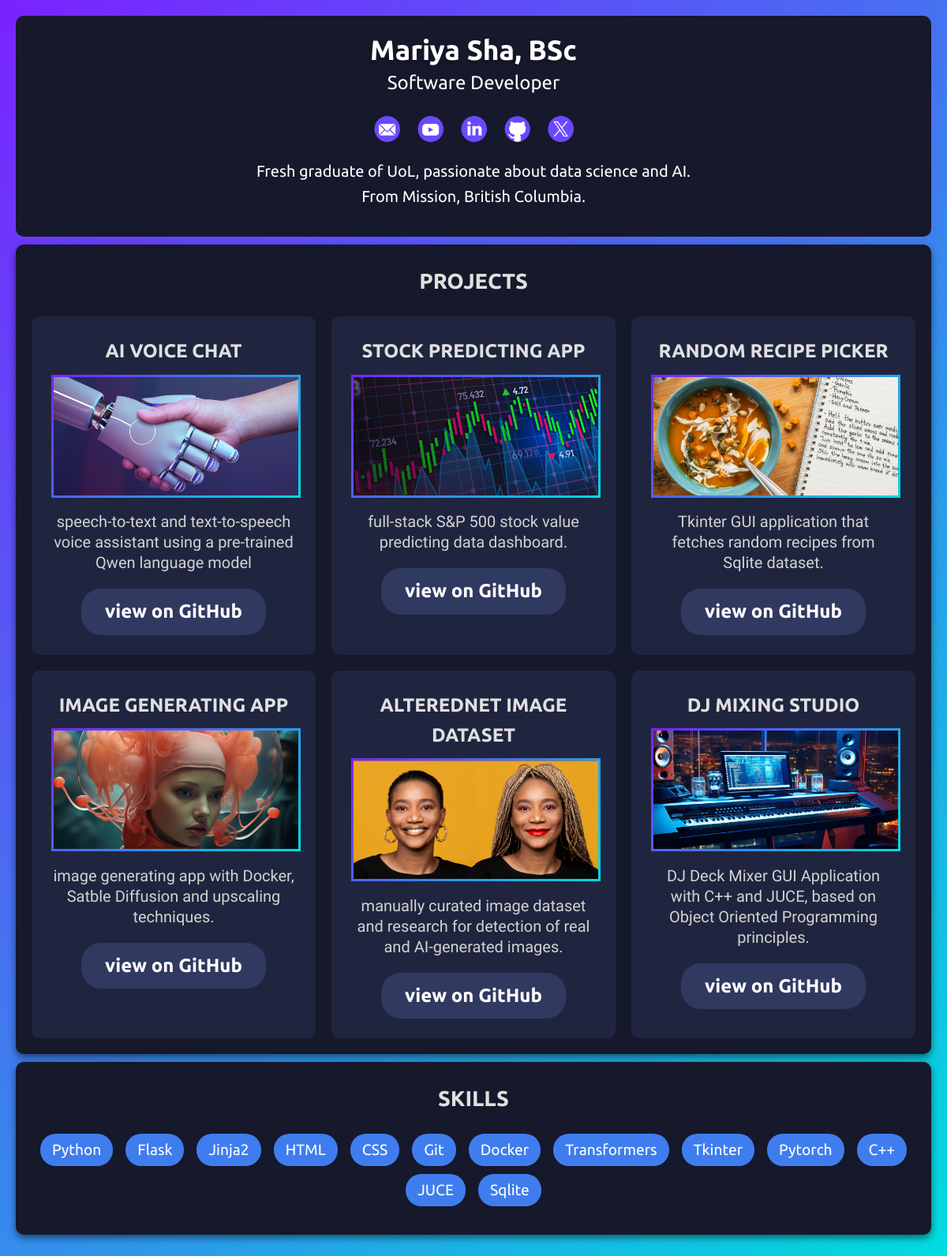
The page / on the database its author committed.
### tables this page shows
CREATE TABLE profile (id INTEGER PRIMARY KEY AUTOINCREMENT, name TEXT, title TEXT, bio TEXT, location TEXT);

CREATE TABLE socials (id INTEGER PRIMARY KEY AUTOINCREMENT, platform TEXT, url TEXT, icon TEXT);

CREATE TABLE projects (id INTEGER PRIMARY KEY AUTOINCREMENT, title TEXT, description TEXT, url TEXT, thumbnail TEXT);

CREATE TABLE skills (id INTEGER PRIMARY KEY AUTOINCREMENT, name TEXT);

### main.py (the view)
@app.route("/")
def read_root():
    conn = get_db_connection()
    c = conn.cursor()
    c.execute("SELECT * FROM socials")
    socials = c.fetchall()
    c.execute("SELECT * FROM projects")
    projects = c.fetchall()
    c.execute("SELECT * FROM skills")
    skills = c.fetchall()
    c.execute("SELECT * FROM profile")
    profile = c.fetchone()
    conn.close()
    return render_template(
        "index.html",
        socials=socials,
        skills=skills,
        projects=projects,
        profile=profile
    )

### main.py (called while the page is built)
def get_db_connection():
    conn = sqlite3.connect("instance/portfolio.db")
    conn.row_factory = sqlite3.Row
    return conn

### templates/index.html (shortened to what this page needs)
<!DOCTYPE html>
<html>
<head>
    <link rel="stylesheet" href="{{ url_for('static', filename='style.css') }}">
</head>
<body>
    <header>
        <h1>{{ profile.name }}</h1>
        <p id="attn">{{ profile.title }}</p>
        <ul class="socials">
            {% for social in socials %}
                <li>
                    <a href="{{ social.url }}" target="_blank" title="{{ social.platform|capitalize }}">
                        <img src="{{ url_for('static', filename=social.icon) }}" alt="{{ social.platform }}">
                    </a>
                </li>
            {% endfor %}
        </ul>
        <p>
            {{ profile.bio }}
            <br>
            From {{ profile.location }}.
        </p>
    </header>
    <section class="projects">
        <h2>Projects</h2>
        <div class="project-container">
            {% for project in projects %}
                <div class="project">
                    <h3>{{ project.title }}</h3>
                    <a href="{{ project.url }}" target="_blank" class="project-image">
                        <img src="{{ url_for('static', filename=project.thumbnail) }}" alt="{{ project.title }}">
                    </a>
                    <p>{{ project.description }}</p>
                    <a href="{{ project.url }}" target="_blank" class="project-link">view on GitHub</a>
                </div>
            {% endfor %}
        </div>
    </section>
    <section class="skills">
        <h2>Skills</h2>
        <ul>
            {% for skill in skills %}
                <li>{{ skill.name }}</li>
            {% endfor %}
        </ul>
    </section>
</body>
</html>

### static/style.css (style rules this page uses)
body { margin: 0; padding: 20px; line-height: 1.6; color: #e0e0e0; background: linear-gradient(135deg, #7B22FF, #00DCDE); font-family: 'Ubuntu', sans-serif; }
header { text-align: center; padding: 15px; color: white; border-radius: 10px; box-shadow: 0 4px 15px rgba(107, 72, 255, 0.3); background-color: #16182B; }
h1 { margin: 0; font-size: 2.2em; text-shadow: 0 2px 4px rgba(0, 0, 0, 0.2); }
h2 { text-align: center; text-transform: uppercase; margin-top: 5px; background-repeat: no-repeat; background-position: bottom; font-size: 1.7em; }
h3 { text-transform: uppercase; padding-bottom: 10px; }
p { font-size: 1.25em; }
.skills, .projects { margin: 10px 0; background: #16182B; padding: 20px; border-radius: 10px; box-shadow: 0 4px 10px rgba(0, 0, 0, 0.5); }
.skills ul { list-style: none; padding: 0; display: flex; flex-wrap: wrap; gap: 10px; justify-content: center; }
.skills li { background: #3F7DEF; color: white; padding: 5px 15px; border-radius: 20px; transition: transform 0.2s ease; font-size: 1.2em; margin: 0 3px; }
.project-container { display: grid; grid-template-columns: repeat(3, 1fr); gap: 20px; }
.project { text-align: center; padding: 25px; background: #20253F; border-radius: 10px; transition: transform 0.3s ease, box-shadow 0.3s ease; }
.project img { width: 100%; height: 150px; object-fit: cover; margin-bottom: 10px; border: 3px solid transparent; border-image: linear-gradient(135deg, #7B22FF, #00DCDE) 3; }
.project .project-image { display: block; text-decoration: none; }
.project h3 { margin: 0; color: #e0e0e0; font-size: 1.5em; }
.project p { color: lightgray; font-family: 'Shanti', sans-serif; line-height: 1.3em; margin-bottom: 20px; margin-top: 0; }
.project .project-link { font-size: 1.5em; font-weight: bold; background-color: #303960; padding: 10px 30px; border-radius: 25px; color: white; text-decoration: none; display: inline-block; transition: background 0.3s ease; }
a { color: white; text-decoration: none; transition: color 0.2s ease; }
#attn { font-size: 1.5em; margin: 0; padding-bottom: 10px; background-repeat: no-repeat; background-position: bottom; line-height: 1.2em; }
.socials { list-style: none; padding: 0; display: flex; justify-content: center; gap: 20px; }
.socials li { display: inline; }
.socials a { text-decoration: none; display: inline-block; }
.socials a img { width: 35px; height: 35px; vertical-align: middle; }

### rows shown on the page
profile: name "Mariya Sha, BSc", title "Software Developer", bio "Fresh graduate of UoL, passionate about data science and AI.", location "Mission, British Columbia"
socials: icon+platform (picture)
socials: icon+platform (picture)
socials: icon (picture)
socials: icon (picture)
socials: icon (picture)
projects: title "AI VOICE CHAT", thumbnail (picture), description "speech-to-text and text-to-speech voice assistant using a pre-trained Qwen language model"
projects: title "STOCK PREDICTING APP", thumbnail (picture), description "full-stack S&P 500 stock value predicting data dashboard."
projects: title "RANDOM RECIPE PICKER", thumbnail (picture), description "Tkinter GUI application that fetches random recipes from Sqlite dataset."
projects: title "IMAGE GENERATING APP", thumbnail (picture), description "image generating app with Docker, Satble Diffusion and upscaling techniques."
projects: title "ALTEREDNET IMAGE DATASET", thumbnail (picture), description "manually curated image dataset and research for detection of real and AI-generated images."
projects: title "DJ MIXING STUDIO", thumbnail (picture), description "DJ Deck Mixer GUI Application with C++ and JUCE, based on Object Oriented Programming principles."
skills: name "Python"
skills: name "Flask"
skills: name "Jinja2"
skills: name "HTML"
skills: name "CSS"
skills: name "Git"
skills: name "Docker"
skills: name "Transformers"
skills: name "Tkinter"
skills: name "Pytorch"
skills: name "C++"
skills: name "JUCE"
skills: name "Sqlite"
